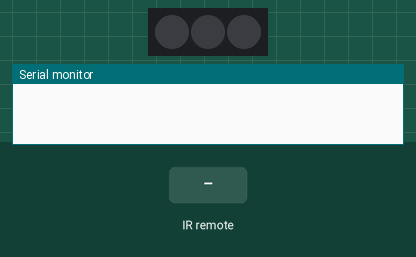
Bench run of a sketch on a simulated Arduino Uno, built with avr-gcc and run on an emulated ATmega328P. Shown: 3 RGB LEDs in strip order, left to right, the last lines printed to the serial monitor. The test bench sets the inputs (shaded band).

Above: at 1.2 s.
1.3 s: infrared code 0x720E0E received
At 2.4 s:
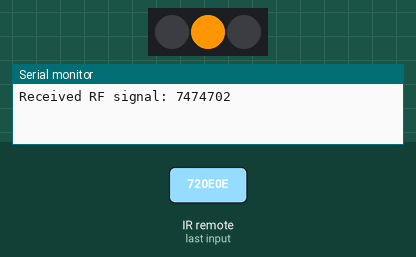
At 3.9 s:
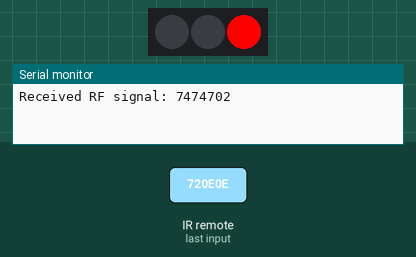
4.3 s: infrared code 0x720E0A received
At 4.7 s:
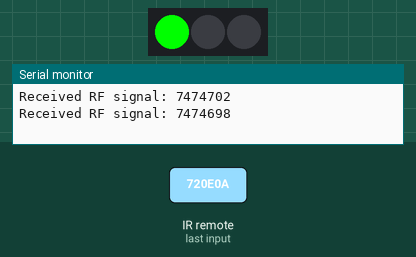
Timing chart, 0 to 7.3 s (numbered marks = the images above; inputs shaded):
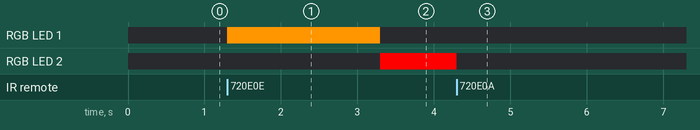

Measured:
- after the input at 1.3 s, RGB LED 1: off → RGB(255, 150, 0) at once, → off 2.0 s later; RGB LED 2: off → RGB(255, 0, 0) after 2.0 s
- after the input at 4.3 s, RGB LED 2: RGB(255, 0, 0) → off at once

The sketch:

trafficLight.ino
```cpp
#include <Adafruit_NeoPixel.h>
#include <RCSwitch.h>

#define PIN 6 // Pin to which the Neopixel is connected
#define NUM_LEDS 3 // Number of Neopixel LEDs

Adafruit_NeoPixel strip = Adafruit_NeoPixel(NUM_LEDS, PIN, NEO_GRB + NEO_KHZ800);

RCSwitch mySwitch = RCSwitch();

void setup() {
  Serial.begin(9600);
  strip.begin();
  strip.show(); // Initialize all pixels to 'off'

  mySwitch.enableReceive(0); // Receiver on interrupt 0
}

void loop() {
  if (mySwitch.available()) {
    unsigned long receivedValue = mySwitch.getReceivedValue();

    if (receivedValue == 0) {
      Serial.println("Unknown encoding");
    } else {
      Serial.print("Received RF signal: ");
      Serial.println(receivedValue);

      if (receivedValue == 7474698) { // Replace XXXX with the actual code for Green signal
        setGreen();
      } else if (receivedValue == 7474702) { // Replace YYYY with the actual code for Red signal
        setYellow();
        delay(2000); // Wait for 2 seconds (2000 milliseconds)
        setRed();
      }
    }

    mySwitch.resetAvailable();
  }
}

void setRed() {
  strip.setPixelColor(0, 0, 0, 0); // Red
  strip.setPixelColor(1, 0, 0, 0); // Red
  strip.setPixelColor(2, 255, 0, 0); // Red
  strip.show();
}

void setYellow() {
  strip.setPixelColor(0, 0, 0, 0); // Yellow
  strip.setPixelColor(1, 255, 150, 0); // Yellow
  strip.setPixelColor(2, 0, 0, 0); // Yellow
  strip.show();
}

void setGreen() {
  strip.setPixelColor(0, 0, 255, 0); // Green
  strip.setPixelColor(1, 0, 0, 0); // Green
  strip.setPixelColor(2, 0, 0, 0); // Green
  strip.show();
}
```
